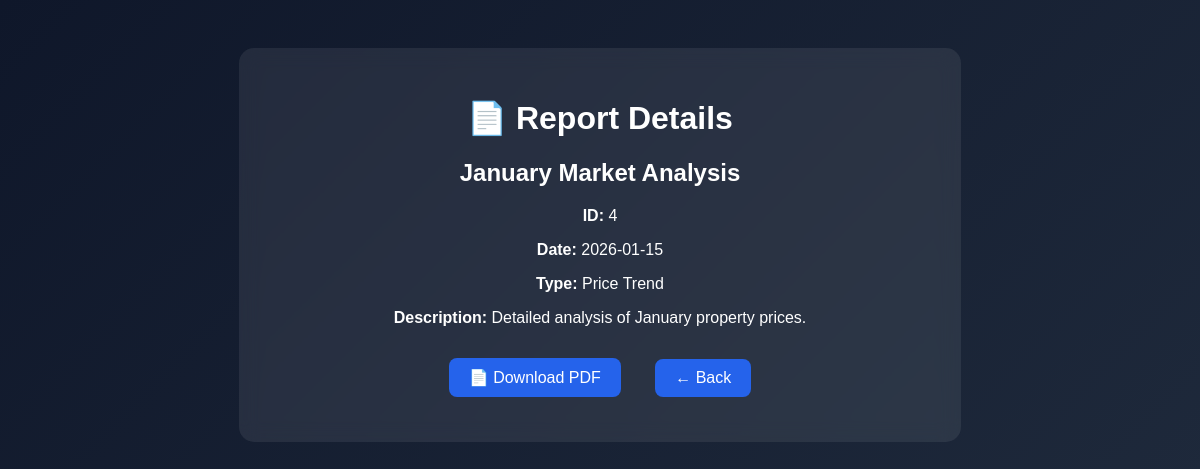
The page /dashboard/report/4 on the database its author committed.
### tables this page shows
CREATE TABLE reports (
            id INTEGER PRIMARY KEY AUTOINCREMENT,
            name TEXT NOT NULL,
            date TEXT NOT NULL,
            type TEXT NOT NULL,
            description TEXT NOT NULL
        );

### app.py (the view)
@app.route("/dashboard/report/<int:report_id>")
def view_report(report_id):
    conn = sqlite3.connect("reports.db")
    conn.row_factory = sqlite3.Row
    cursor = conn.cursor()
    cursor.execute("SELECT * FROM reports WHERE id = ?", (report_id,))
    report = cursor.fetchone()
    conn.close()
    if report is None:
        return "Report not found", 404
    return render_template("view_report.html", report=report)

### templates/view_report.html (shortened to what this page needs)
<!DOCTYPE html>
<html>
<head>
</head>
<body>
<div class="card">
    <h1>📄 Report Details</h1>
    <h2>{{ report["name"] }}</h2>
    <p><strong>ID:</strong> {{ report["id"] }}</p>
    <p><strong>Date:</strong> {{ report["date"] }}</p>
    <p><strong>Type:</strong> {{ report["type"] }}</p>
    <p><strong>Description:</strong> {{ report["description"] }}</p>
    <a href="{{ url_for('export_report', report_id=report['id']) }}">
        📄 Download PDF
    </a>
    <a href="{{ url_for('saved_reports') }}">
        ← Back
    </a>
</div>
</body>
</html>

### templates/view_report.html (style rules this page uses)
body { background: linear-gradient(135deg, #0f172a, #1e293b); color: white; font-family: Arial; text-align: center; padding: 40px; }
.card { background: rgba(255,255,255,0.08); backdrop-filter: blur(10px); padding: 30px; border-radius: 15px; width: 60%; margin: auto; }
a { display: inline-block; margin: 15px; padding: 10px 20px; background: #2563eb; color: white; text-decoration: none; border-radius: 8px; }

### rows shown on the page
reports: name "January Market Analysis", id "4", date "2026-01-15", type "Price Trend", description "Detailed analysis of January property prices."
